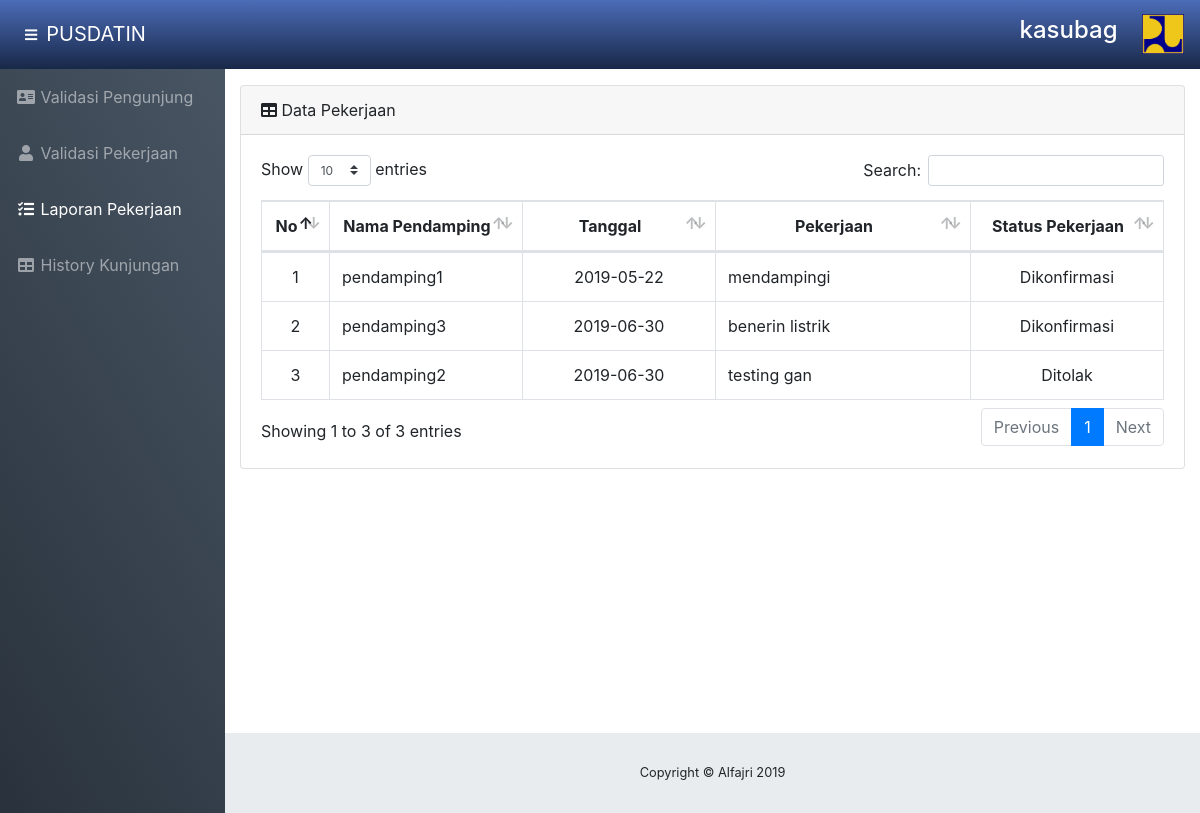
The app's page /lap_pekerjaan.php (signed in) with its own data.
### tables this page shows
CREATE TABLE `user` (
  `id_user` int(5) NOT NULL,
  `username` varchar(20) NOT NULL,
  `password` varchar(20) NOT NULL,
  `level_user` enum('kasubag','pendamping') NOT NULL,
  `nama` varchar(30) NOT NULL
);

CREATE TABLE `pekerjaan` (
  `id_pekerjaan` int(5) NOT NULL,
  `nama_pendamping` varchar(30) NOT NULL,
  `tgl` date NOT NULL,
  `tugas` varchar(500) NOT NULL,
  `status` enum('Dikonfirmasi','Ditolak','Menunggu') NOT NULL
);

### lap_pekerjaan.php (the view, shortened to what this page needs)
<?php
  include "koneksi.php";
  $query = mysqli_query($koneksi, "SELECT * FROM pekerjaan");
?>
<?php
      include "koneksi.php";
      $username = $_SESSION['username'];
      $login = mysqli_query($koneksi,"SELECT * FROM user WHERE username='$username'");
      $row2 = mysqli_fetch_array($login);
?>
<!DOCTYPE html>
<html lang="en">
  <head>
    <link href="vendor/bootstrap/css/bootstrap.min.css" rel="stylesheet">
    <link href="vendor/fontawesome-free/css/all.min.css" rel="stylesheet" type="text/css">
    <link href="vendor/datatables/dataTables.bootstrap4.css" rel="stylesheet">
    <link href="css/sb-admin.css" rel="stylesheet">
  </head>
  <body id="page-top">
    <nav class="navbar navbar-expand navbar-dark static-top" style="background: -ms-linear-gradient(to bottom, #4b6cb7, #182848);
              background: -moz-linear-gradient(to bottom, #4b6cb7, #182848);
              background: -o-linear-gradient(to bottom, #4b6cb7, #182848);
              background: linear-gradient(to bottom, #4b6cb7, #182848);">
      <button class="btn btn-link btn-sm text-white order-1 order-sm-0" id="sidebarToggle" href="#">
        <i class="fas fa-bars"></i>
      </button>
      <a class="navbar-brand mr-1" href="admin.php">PUSDATIN</a>
      <ul class="navbar-nav ml-auto mr-0 mr-md-3 my-2 my-md-0">
        <li class="nav-item dropdown no-arrow">
          <a class="nav-link dropdown-toggle" href="#" id="userDropdown" role="button" data-toggle="dropdown" aria-haspopup="true" aria-expanded="false">
            <h4 style="color: white;"><?=$row2['nama']?></h4>
          </a>
        </li>
      </ul>
      <ul class="navbar-nav ml-auto ml-md-0">
        <li class="nav-item dropdown no-arrow">
            <img src="img/pupr.png" width="42.5px" height="40px">
        </li>
      </ul>
    </nav>
    <div id="wrapper">
      <ul class="sidebar navbar-nav" style="background-image: linear-gradient(60deg, #29323c 0%, #485563 100%);">
        <li class="nav-item">
          <a class="nav-link" href="validasi.php">
            <i class="fas fa-fw fa-address-card"></i>
            <span>Validasi Pengunjung</span>
          </a>
        </li>
        <li class="nav-item">
          <a class="nav-link" href="admin.php">
            <i class="fas fa-fw fa-user"></i>
            <span>Validasi Pekerjaan</span>
          </a>
        </li>
        <li class="nav-item active">
          <a class="nav-link" href="lap_pekerjaan.php">
            <i class="fas fa-fw fa-tasks"></i>
            <span>Laporan Pekerjaan</span></a>
        </li>
        <li class="nav-item">
          <a class="nav-link" href="admin_control.php">
            <i class="fas fa-fw fa-table"></i>
            <span>History Kunjungan</span></a>
        </li>
      </ul>
      <div id="content-wrapper">
        <div class="container-fluid">
          <div class="card mb-3">
            <div class="card-header">
              <i class="fas fa-table"></i>
              Data Pekerjaan
            </div>
            <div class="card-body">
              <div class="table-responsive">
                <table class="table table-bordered" id="dataTable" width="100%" cellspacing="0">
                  <thead>
                    <tr style="text-align: center;">
                      <th style="width: 25px;">No</th>
                      <th style="width: 150px;">Nama Pendamping</th>
                      <th style="width: 150px;">Tanggal</th>
                      <th>Pekerjaan</th>
                      <th style="width: 150px;">Status Pekerjaan</th>
                    </tr>
                  </thead>
                  <tbody>
                    <?php $x=1; ?>
                    <?php if(mysqli_num_rows($query)) {?>
                    <?php while($row = mysqli_fetch_array($query)) {?>
                    <tr style="text-align: center;">
                      <td><?php echo $x; ?></td>
                      <td style="text-align: left;"><?php echo $row['nama_pendamping']?></td>
                      <td><?php echo $row['tgl']?></td>
                      <td style="text-align: left;"><?php echo $row['tugas']?></td>
                      <td><?php echo $row['status']?></td>
                    </tr>
                  <?php $x++; ?>
                  <?php } ?>
                  <?php } ?>
                  </tbody>
                </table>
              </div>
            </div>
          </div>
        </div>
        <footer class="sticky-footer">
          <div class="container my-auto">
            <div class="copyright text-center my-auto">
              <span>Copyright © Alfajri 2019</span>
            </div>
          </div>
        </footer>
      </div>
    </div>
  </body>
</html>

### css/sb-admin.css (style rules this page uses)
html { position: relative; min-height: 100%; }
body { height: 100%; }
#wrapper { display: -webkit-box; display: -ms-flexbox; display: flex; }
#wrapper #content-wrapper { overflow-x: hidden; width: 100%; padding-top: 1rem; padding-bottom: 80px; }
.navbar-nav .nav-item.active .nav-link { color: #fff; }
.navbar-nav .nav-item.dropdown .dropdown-toggle::after { width: 1rem; text-align: center; float: right; vertical-align: 0; border: 0; font-weight: 900; content: '\f105'; font-family: 'Font Awesome 5 Free'; }
.navbar-nav .nav-item.dropdown.no-arrow .dropdown-toggle::after { display: none; }
.sidebar { width: 90px !important; background-color: #212529; min-height: calc(100vh - 56px); }
.sidebar .nav-item:last-child { margin-bottom: 1rem; }
.sidebar .nav-item .nav-link { text-align: center; padding: 0.75rem 1rem; width: 90px; }
.sidebar .nav-item .nav-link span { font-size: 0.65rem; display: block; }
.sidebar .nav-item .nav-link { color: rgba(255, 255, 255, 0.5); }
@media (min-width: 768px) { .sidebar { width: 225px !important; } }
@media (min-width: 768px) { .sidebar .nav-item .nav-link { display: block; width: 100%; text-align: left; padding: 1rem; width: 225px; } }
@media (min-width: 768px) { .sidebar .nav-item .nav-link span { font-size: 1rem; display: inline; } }
:root { --input-padding-x: 0.75rem; --input-padding-y: 0.75rem; }
footer.sticky-footer { display: -webkit-box; display: -ms-flexbox; display: flex; position: absolute; right: 0; bottom: 0; width: calc(100% - 90px); height: 80px; background-color: #e9ecef; }
footer.sticky-footer .copyright { line-height: 1; font-size: 0.8rem; }
@media (min-width: 768px) { footer.sticky-footer { width: calc(100% - 225px); } }

### records on screen
user: nama "kasubag"
pekerjaan: nama_pendamping "pendamping1", tgl "2019-05-22", tugas "mendampingi", status "Dikonfirmasi"
pekerjaan: nama_pendamping "pendamping3", tgl "2019-06-30", tugas "benerin listrik", status "Dikonfirmasi"
pekerjaan: nama_pendamping "pendamping2", tgl "2019-06-30", tugas "testing gan", status "Ditolak"
